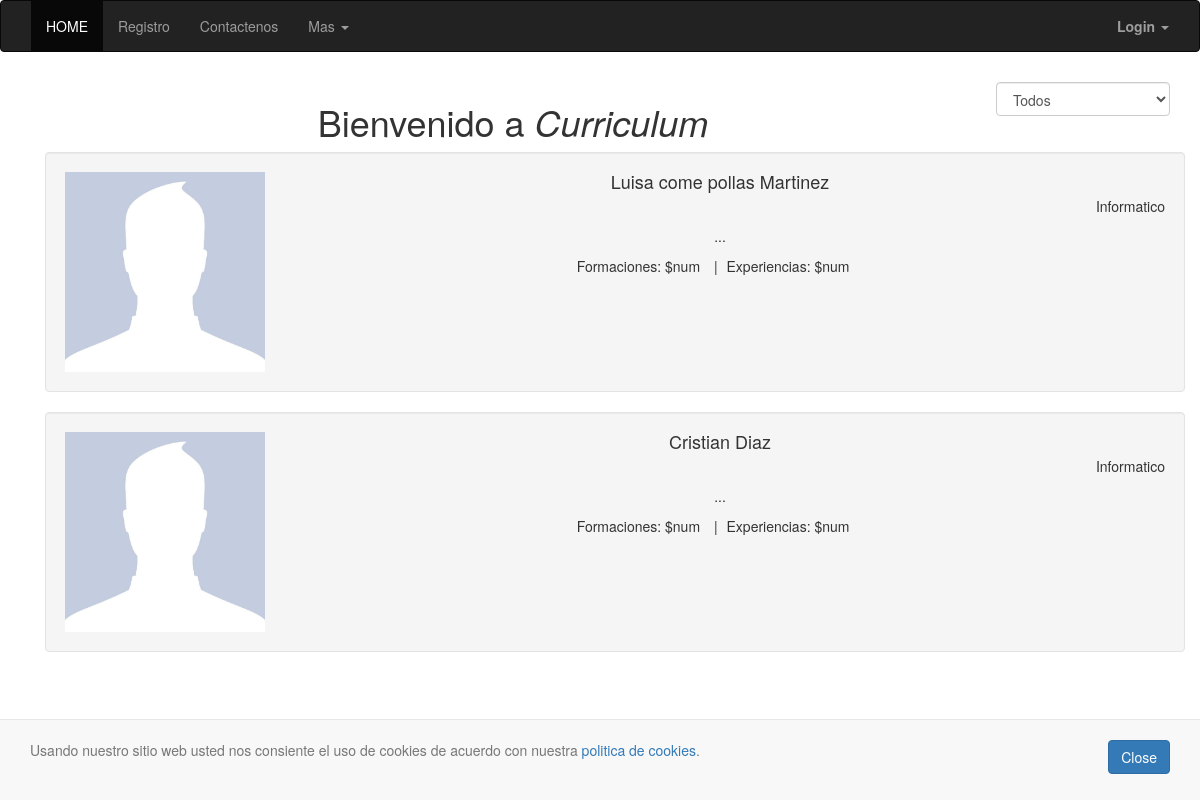
Before: / with the older database file.
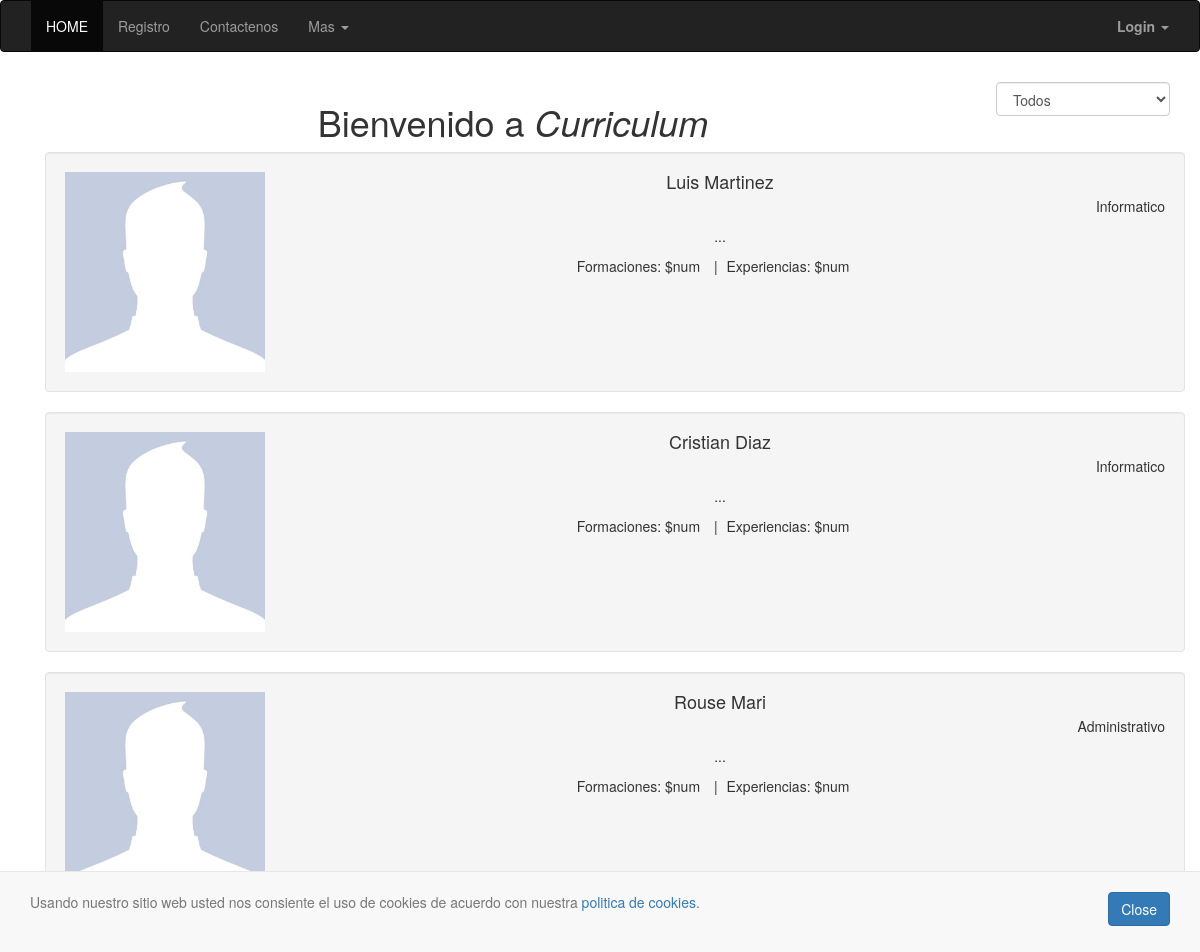
After: the same page with the newer database file.
### tables this page shows
CREATE TABLE `usr` (
  `id_usr` int(11) NOT NULL,
  `mail` varchar(150) NOT NULL,
  `pass` varchar(100) NOT NULL,
  `name` varchar(50) NOT NULL,
  `surname` varchar(250) NOT NULL,
  `FK_id_prof` int(11) NOT NULL DEFAULT '0',
  `admin` tinyint(1) NOT NULL DEFAULT '0',
  `pic` varchar(150) NOT NULL DEFAULT 'default.jpg',
  `presentacion` text NOT NULL
);

CREATE TABLE `profesion` (
  `id_prof` int(11) NOT NULL,
  `nombre_profesion` varchar(50) NOT NULL
);

### php/MySQLDataSource.php (called while the page is built, shortened)
<?php
function conectar(){
    @$connect = new mysqli("localhost","root","root","curriculum");
    if($connect->connect_errno){
       printf("<h1><span>LA CONEXIÓN CON LA BASE DE DATOS HA FALLADO: %s\n".$connect->connect_error."</span></h1>");
       exit();
    }else{
        return $connect;
    }
}
function profesiones(){
    $conn= conectar();
     $sql = 'SELECT * FROM `profesion`';
    $result = $conn->query($sql);
    if ($result->num_rows > 0) {
        $profesiones=array();
        while($row = $result->fetch_assoc()) {
            $profesiones[$row["id_prof"]]=$row["nombre_profesion"];
        }
        return $profesiones;
    } else {
        return false;
    }
}
function makecvs(){
    $conn  = conectar();
    $sql   = 'SELECT `id_usr`, `name`,`surname`,prof.nombre_profesion, `pic`,`presentacion` FROM `usr` INNER JOIN `profesion` AS prof WHERE prof.id_prof = usr.FK_id_prof AND NOT `FK_id_prof` = 0';
    $result = $conn->query($sql);
    if ($result->num_rows > 0) {
        $cvs=array();
        $i=0;
        while($row = $result->fetch_assoc()) {
            $cvs[$i]= new cv;
            $cvs[$i]->setid($row["id_usr"]);
            $cvs[$i]->setpic('media/usrimg/'.$row["pic"]);
            $cvs[$i]->setname($row["name"]);
            $cvs[$i]->setsurname($row["surname"]);
            $cvs[$i]->setprofesion($row["nombre_profesion"]);
            $cvs[$i]->setpresentacion($row["presentacion"]);
            $i++;
        }
    } else {
       $cvs=false;
    }
    return $cvs;
}
?>

### php/class/objetocv.php (called while the page is built, shortened)
<?php
class cv{
    public $id;
    public $pic;
    public $name;
    public $surname;
    public $profesion;
    function getname(){
        return $this -> name;
    }
    function getid(){
        return $this -> id;
    }
    function getpic(){
        return $this -> pic;
    }
    function getsurname(){
        return $this -> surname;
    }
    function getprofesion(){
        return $this -> profesion;
    }
    function setname($name){
         $this -> name = $name;
    }
    function setid($id){
         $this -> id = $id;
    }
    function setpic($pic){
        $this -> pic  = $pic;
    }
    function setsurname($surname){
        $this -> surname  = $surname;
    }
    function setprofesion($profesion){
        $this -> profesion = $profesion;
    }
}
?>

### php/functions.php (the view, shortened to what this page needs)
<?php
include_once "MySQLDataSource.php";
include_once "class/objetocv.php";
function geturl($navdir=""){
	if($navdir=="")
	$dir=$_SERVER['PHP_SELF'];
	else
	$dir=$navdir;
	$pos=strrpos($dir,"/");
	$pos=$pos+1;
	$web=substr($dir, $pos);
	return $web;
}
	function usrlogged(){
		if(!isset($_SESSION['usr'])){
			return true;
		}else{
			return false;
		}
	}
function makeselect($index=""){
	$values = profesiones();
	if($values != false){
		if(empty($index)){
?>
	 		<select class='form-control' name='prof'>
<?php
		}else{
?>
			<select class='form-control' name="prof" onchange="this.form.submit()">
<?php
		}
	foreach ($values as $key => $value) {
		if(empty($index)){
			if(strcmp($value,$_SESSION['usr']->getprof())==0){
				echo "<option selected='selected' value='".$key."'>$value</option>";
			}else{
				echo "<option value='".$key."'>$value</option>";
			}
		}else{
			if($key==0){
				$value="Todos";
			}
			if(isset($_GET['prof'])&& $_GET['prof']==$key){
				echo "<option selected='selected' value='".$key."'>$value</option>";
			}else{
				echo "<option value='".$key."'>$value</option>";
			}
		}
	}
?>
	</select>
<?php
	}
}
?>
<?php
function mostrarcv(){
	$cvs=makecvs();
	if($cvs){
		echo "<div class='container'>";
		foreach ($cvs as $key => $value) {
?>
			<div class="well">
				<div class="media">
					<a class="pull-left" href="viewusr.php?id=<?=$value->getid()?>">
						<img class="media-object" src=<?= $value->getpic(); ?>>
					</a>
					<div class="media-body">
						<h4 class="media-heading"><?= $value->getname() . " " . $value->getsurname(); ?></h4>
					<p class="text-right"><?= $value->getprofesion();?></p>
					<p class="descripcion"><?= substr($value->getpresentacion(),0,150)."..."?></p>
					<ul class="list-inline list-unstyled">
						<li><span><i class=""></i>Formaciones: $num </span></li>
						<li>|</li>
						<span><i class=""></i> Experiencias: $num</span>
						</ul>
				</div>
				</div>
			</div>
<?php
		}
		echo "</div>";
	}else{
		echo "<h3>No se encontraron Curriculums</h3>";
	}
	}
?>

### index.php (shortened to what this page needs)
<?php
include_once "php/common.php";
include_once "php/functions.php";
?>
<!DOCTYPE html>
<html>
<head>
	<?php styles(); ?>
</head>
<body>
<?php menu(); ?>
<center>
<div class="container">
	<div class="form-group pull-right">
		<form action="php/selectcv.php" method="POST">
			<?php makeselect('index');?>
		</form>
	</div>
	<h1>Bienvenido a <i>Curriculum</i></h1>
	<div>
		<?php mostrarcv();?>
	</div>
</center>
</body>
</html>

### php/common.php (shortened to what this page needs)
<?php
include_once "functions.php";
function menu(){
?>
<nav class="navbar navbar-default navbar-inverse" role="navigation">
  <div class="container-fluid">
<?php
  $pages = array("index.php"=>"HOME");
  $activePage = geturl();
 if(isset($_SESSION['usr'])){
      $pages['mail.php']       ="Correo";
   if($_SESSION['usr']->getkarma()==0){
      $pages['editexp.php']       = "Experiencias";
      $pages['editfor.php']       = "Formacion";
      $pages['edit.php']          = "Editar Perfil";
      $pages["contact.php"]       = "Contactenos";
      $pages["pres.php"]          = "Presentación";
   }else{
      $pages['gestusr.php']       = "Usuarios";
      $pages['profesiones.php']   = "Profesiones";
   }
 }else{
   $pages['reg.php']              = "Registro";
   $pages["contact.php"]          = "Contactenos";
 }
?>
    <div class="collapse navbar-collapse" id="bs-example-navbar-collapse-1">
      <ul class="nav navbar-nav">
      <?php
      foreach($pages as $url=>$title): ?>
        <li <?php if($url == $activePage):?>class="active"<?php endif;?> >
             <a  href="<?php echo $url;?>">
               <?php echo $title;?>
            </a>
        </li>
      <?php endforeach;?>
        <li class="dropdown">
          <a href="#" class="dropdown-toggle" data-toggle="dropdown">Mas <span class="caret"></span></a>
        </li>
      </ul>
      <ul class="nav navbar-nav navbar-right">
<?php
      if(usrlogged()){
?>
        <li class="dropdown">
          <a href="#" class="dropdown-toggle" data-toggle="dropdown"><b>Login</b> <span class="caret"></span></a>
        </li>
<?php
}
?>
      </ul>
    </div>
  </div>
</nav>
        <div id="cookie_directive_container" class="container" style="display: none">
            <nav class="navbar navbar-default navbar-fixed-bottom">
                <div class="container" style="padding-top:20px;">
                <div class="navbar-inner navbar-content-center" id="cookie_accept">
                    <a href="#" onclick="cerrar()" class="btn btn-primary pull-right">Close</a>
                    <p class="text-muted credit">
                      Usando nuestro sitio web usted nos consiente el uso de cookies de acuerdo con nuestra <a href="/cookies">politica de cookies</a>.
                    </p>
                    <br>
                </div>
              </div>
            </nav>
        </div>
<?php
}
function styles(){
?>
  <link rel="stylesheet" href="https://maxcdn.bootstrapcdn.com/bootstrap/3.3.7/css/bootstrap.min.css">
  <link rel="stylesheet" type="text/css" href="css/style-one.css">
<?php
  }
?>

### css/style-one.css (style rules this page uses)
img.media-object { width: 200px; height: 200px; }
.container { margin-bottom: 10px; }

Changed rows visible on the page:
changed usr "Martinez": name "Luisa come pollas" → "Luis"
now on this page (row edited): usr: name "Rouse", surname "Mari", FK_id_prof.nombre_profesion "Administrativo"
